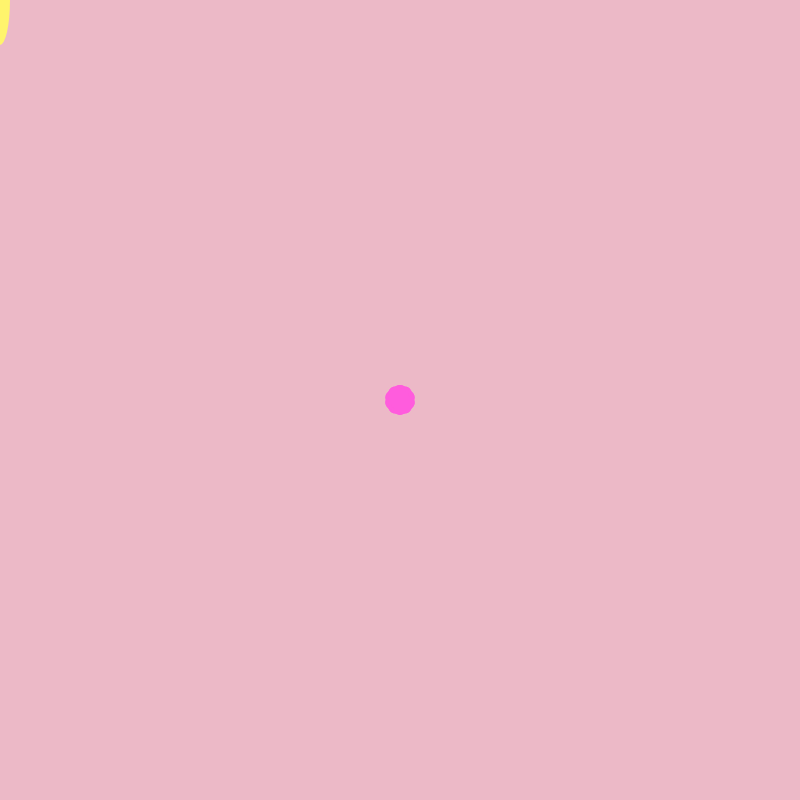
Frame 1 (no input)
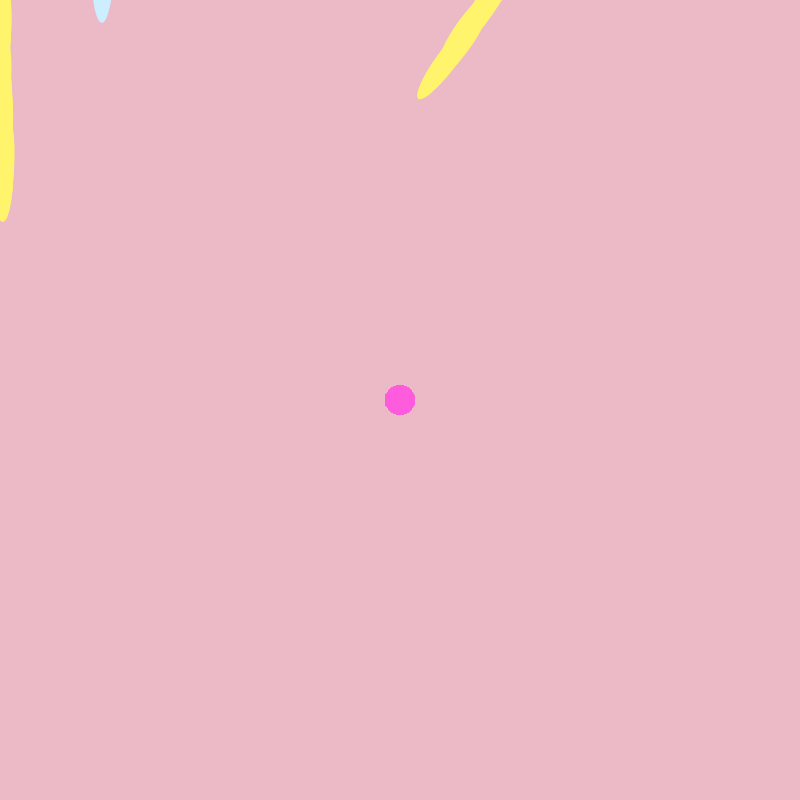
Frame 60 (no input)
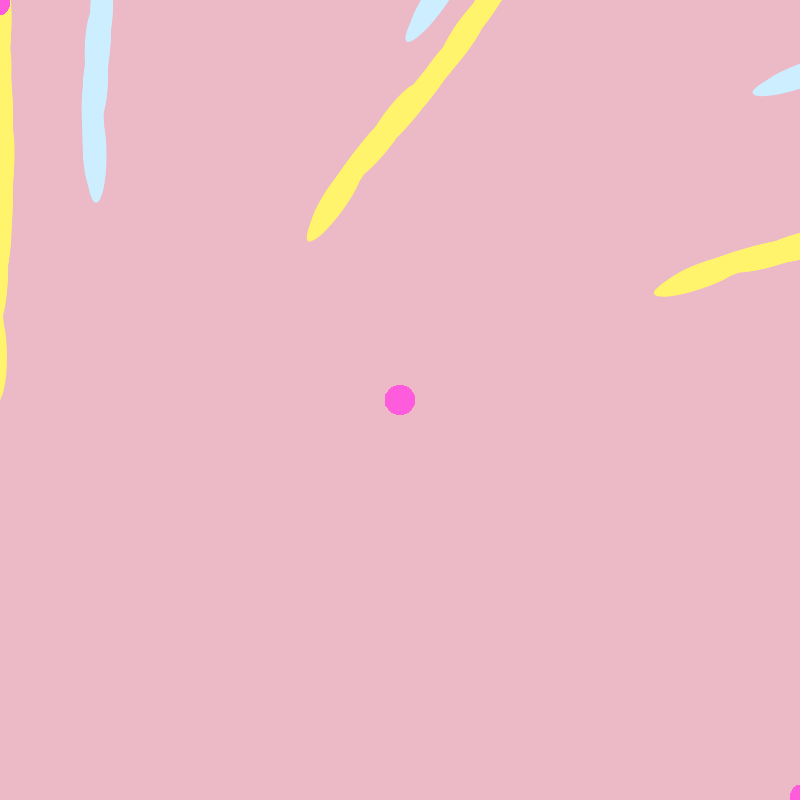
Frame 120 (the mouse pressed at the canvas centre since frame 60)

The p5.js sketch that drew these frames (run headless with seeded random() and noise() and a simulated clock; from frame 60 on, the mouse is pressed at the canvas centre):

// p5.js sketch
// ── sketch.js
function setup() {
  // created canvas
  createCanvas(800, 800);
  x = width / 2;
  y = height;
  background('#ecb9c7');
}
function draw() {
  push()
  noCursor();
  fill('#ff5cdd');
  // an ellipse controlled by the mouse
  translate(400, 400);
  noStroke();
  for (var i = 0; i < 10; i++) {
    ellipse(mouseX, mouseY, 20, 30);
    rotate(PI / 5);
  }
  pop()
  push()
  noCursor();
  fill('#fff46c');
  // started out with a flower and then messed with some numbers
  translate(400, 800);
  noStroke();
  for (var i = 0; i < 10; i++) {
    ellipse(x, y, 20, 90);
    rotate(PI / 5);
  }
  // jiggle randomly on the horizontal axis
  x = x + random(-1, 1);
  // moving at a constant speed
  y = y - 1;
  pop()
  // that was pretty cool, can I do another color?
  push()
  noCursor();
  fill('#cceeff');
  translate(500, 600);
  noStroke();
  for (var i = 0; i < 10; i++) {
    ellipse(x, y, 20, 90);
    rotate(PI / 5);
  }
  // jiggle randomly on the horizontal axis
  x = x + random(-1, 1);
  // moving at a constant speed
  y = y - 1;
  pop()
}function setup() {
  // created canvas
  createCanvas(800, 800);
  x = width / 2;
  y = height;
  background('#ecb9c7');
}

function draw() {
  push()
  noCursor();
  fill('#ff5cdd');
  // an ellipse controlled by the mouse
  translate(400, 400);
  noStroke();
  for (var i = 0; i < 10; i++) {
    ellipse(mouseX, mouseY, 20, 30);
    rotate(PI / 5);
  }
  pop()
  push()
  noCursor();
  fill('#fff46c');
  // started out with a flower and then messed with some numbers
  translate(400, 800);
  noStroke();
  for (var i = 0; i < 10; i++) {
    ellipse(x, y, 20, 90);
    rotate(PI / 5);
  }
  // jiggle randomly on the horizontal axis
  x = x + random(-1, 1);
  // moving at a constant speed
  y = y - 1;
  pop()
  // that was pretty cool, can I do another color?
  push()
  noCursor();
  fill('#cceeff');
  translate(500, 600);
  noStroke();
  for (var i = 0; i < 10; i++) {
    ellipse(x, y, 20, 90);
    rotate(PI / 5);
  }
  // jiggle randomly on the horizontal axis
  x = x + random(-1, 1);
  // moving at a constant speed
  y = y - 2;
  pop()
}
